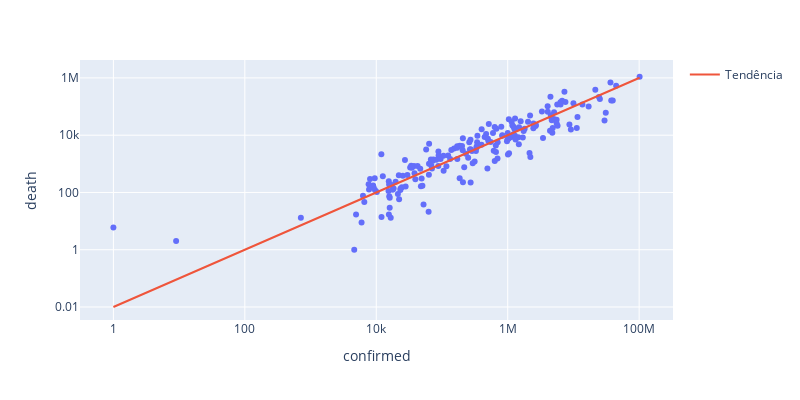

Notebook source saved alongside this figure:
### Code cell
# Pergunta: Qual o país que teve menor taxa de mortalidade para casos confirmados?
fig = px.scatter(mortalidade, x="confirmed", y="death", hover_name="country", width=800, height=400, log_x=True, log_y=True)
# Adicionando uma linha de tendência
fig.add_traces(go.Scatter(x=mortalidade["confirmed"], y=mortalidade["confirmed"]*0.01, mode='lines', name='Tendência'))
fig.show()

### Figure 1 — Plotly figure (JSON) as saved in the notebook; plotly's stock layout.template omitted (floating-point values rounded to 4 significant figures; data arrays with more than 128 entries replaced by an {"elided": "..."} marker saying what was removed)
{"data": [{"hovertemplate": "<b>%{hovertext}</b><br><br>confirmed=%{x}<br>death=%{y}<extra></extra>", "hovertext": {"elided": "201 str values"}, "legendgroup": "", "marker": {"color": "#636efa", "symbol": "circle"}, "mode": "markers", "name": "", "orientation": "v", "showlegend": false, "type": "scatter", "x": {"elided": "201 int values"}, "xaxis": "x", "y": {"elided": "201 int values"}, "yaxis": "y"}, {"mode": "lines", "name": "Tendência", "type": "scatter", "x": {"elided": "201 int values"}, "y": {"elided": "201 float values"}}], "layout": {"height": 400, "legend": {"tracegroupgap": 0}, "margin": {"t": 60}, "width": 800, "xaxis": {"anchor": "y", "domain": [0, 1], "title": {"text": "confirmed"}, "type": "log"}, "yaxis": {"anchor": "x", "domain": [0, 1], "title": {"text": "death"}, "type": "log"}}}
